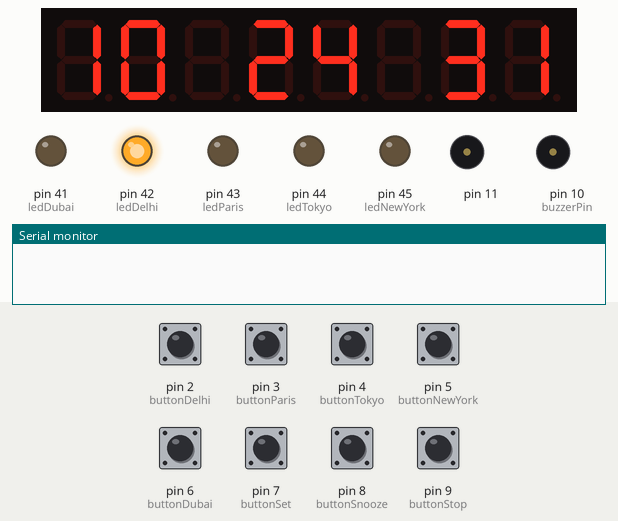
This sketch was run on a simulated Arduino Mega 2560, built with avr-gcc and run on an emulated ATmega2560. Parts: 8-digit seven-segment display, output pins drawn as LEDs (lit = HIGH), buzzer (waves = sounding, pin HIGH), the last lines printed to the serial monitor. Dashed ring = blinking. The inputs (shaded band) are chosen by the test bench; at power-on: pin 2 (buttonDelhi), pin 3 (buttonParis), pin 4 (buttonTokyo), pin 5 (buttonNewYork), pin 6 (buttonDubai), pin 7 (buttonSet), pin 8 (buttonSnooze), pin 9 (buttonStop) LOW. The local clock reads 2024-03-15 10:24:30 at power-on unless the sketch sets it.

Above: at 1.8 s.
1.9 s: pin 3 (buttonParis) pulled HIGH for 0.6 s
At 2.8 s:
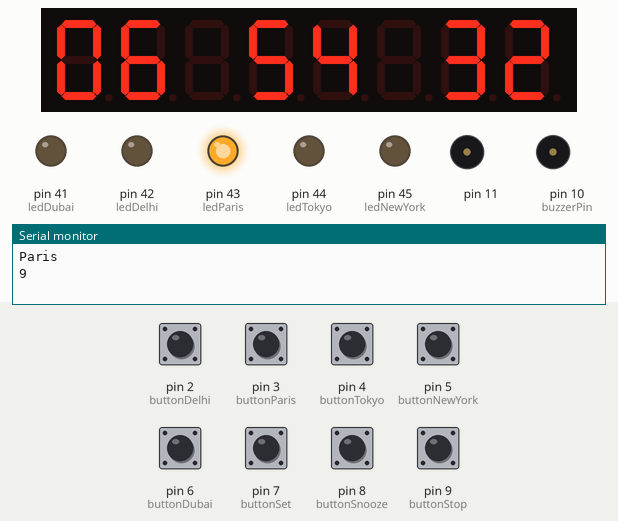
5.5 s: pin 8 (buttonSnooze) pulled HIGH for 0.6 s
At 6.91 s:
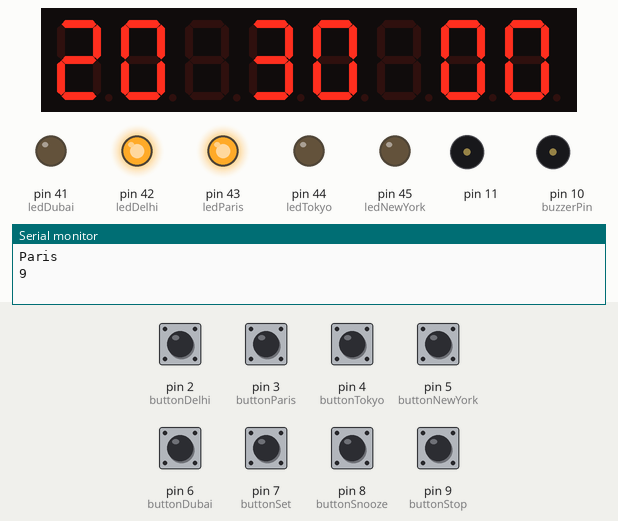
9.0 s: pin 2 (buttonDelhi) pulled HIGH for 0.6 s
At 10.45 s:
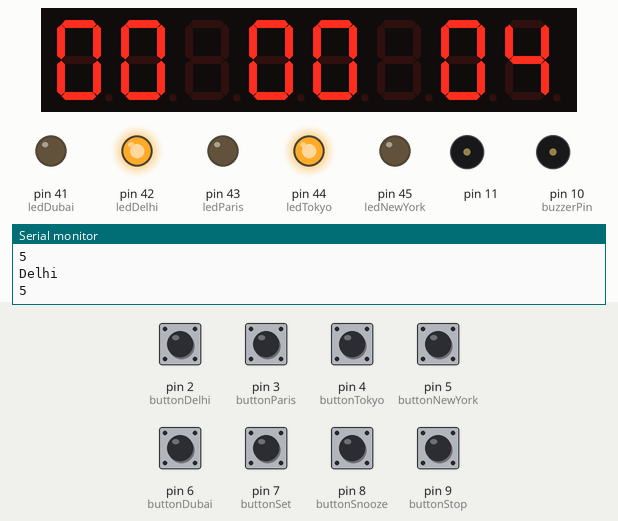
11.7 s: pin 5 (buttonNewYork) pulled HIGH for 0.6 s
At 12.46 s:
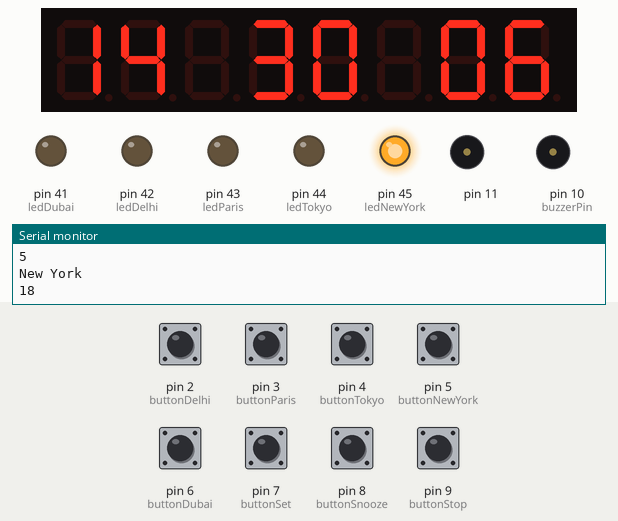
14.3 s: pin 6 (buttonDubai) pulled HIGH for 0.6 s
At 17.26 s:
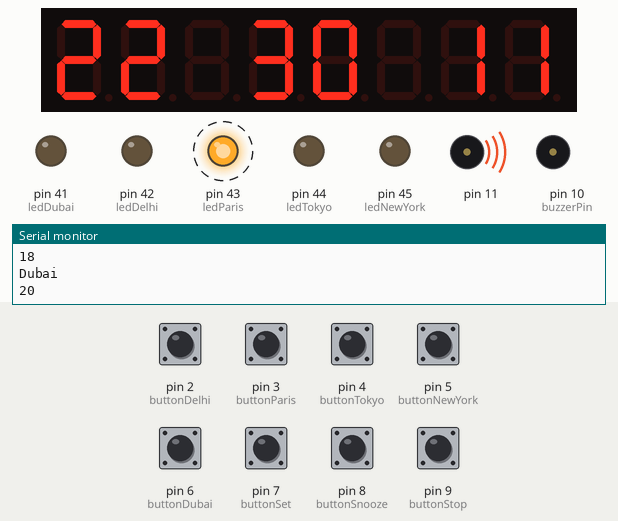
17.3 s: pin 4 (buttonTokyo) pulled HIGH for 1 s
At 19.02 s:
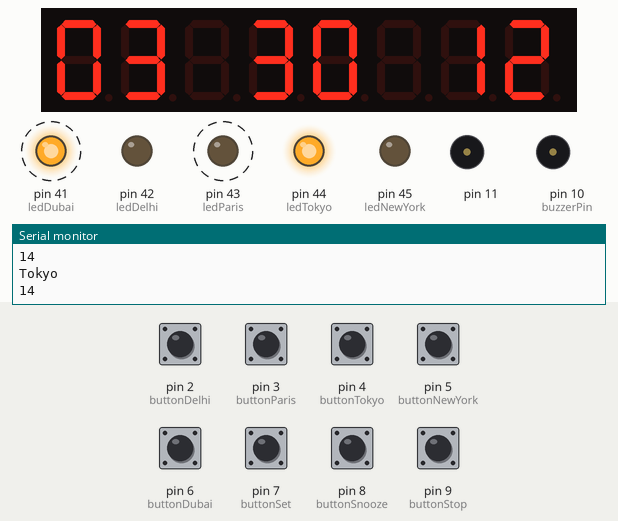
Timing chart, 0 to 22.3 s (numbered marks = the images above; inputs shaded):
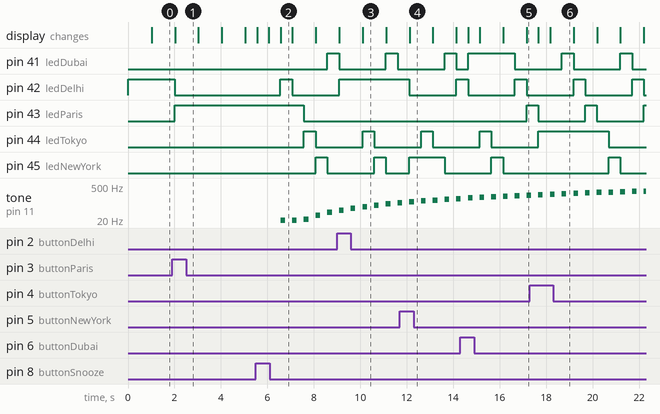

Measured:
- after the input at 1.9 s, pin 42 (ledDelhi): HIGH → LOW after 0.12 s; pin 43 (ledParis): LOW → HIGH after 0.12 s
- after the input at 5.5 s, pin 41 (ledDubai): LOW → HIGH after 3.1 s; pin 42 (ledDelhi): LOW → HIGH after 1.1 s, → LOW 0.50 s later; pin 43 (ledParis): HIGH → LOW after 2.1 s; pin 44 (ledTokyo): LOW → HIGH after 2.1 s, → LOW 0.50 s later; pin 45 (ledNewYork): LOW → HIGH after 2.6 s, → LOW 0.50 s later
- after the input at 9.0 s, pin 42 (ledDelhi): goes on until 9.1 s, then stays HIGH; pin 43 (ledParis): stays LOW (without the input it goes to HIGH after 0.59 s)
- after the input at 11.7 s, pin 43 (ledParis): stays LOW (without the input it goes to HIGH after 0.42 s)
- what the display in image 2 shows lasts 0.5 s, from 6.6 s to 7.1 s
- what the display in image 3 shows lasts 1.0 s, from 10.1 s to 11.1 s

The sketch:

Arduino_Based_World_Clock.ino
```cpp
#include <Wire.h>
#include <RTClib.h>
#include <LedControl.h>
//-----------------------------------------------------------------------------------------------------------pin no.s
// Constants for button pins
const int buttonDelhi = 2;
const int buttonParis = 3;
const int buttonTokyo = 4;
const int buttonNewYork = 5;
const int buttonDubai = 6;
const int buttonSet = 7;
const int buttonSnooze = 8;
const int buttonStop = 9;

// Constants for LED pins corresponding to city buttons
const int ledDelhi = 42;
const int ledParis = 43;
const int ledTokyo = 44;
const int ledNewYork = 45;
const int ledDubai = 41;

// Constants for 7-segment display using MAX7219
const int MAX7219_CLK = 52;
const int MAX7219_CS = 53;
const int MAX7219_DIN = 51;
const int NUM_DISPLAYS = 1; // Number of MAX7219 modules used
LedControl lc = LedControl(MAX7219_DIN, MAX7219_CLK, MAX7219_CS, NUM_DISPLAYS);

// Constants for buzzer pin
const int buzzerPin = 10;
//-----------------------------------------------------------------------------------------------------------------
// Variables for clock and alarm
RTC_DS3231 rtc;
DateTime currentTime;
DateTime alarmTime;
DateTime temp;
bool set_mode = false;
bool status = true;

struct times{
  int hour = 0;
  int minute = 0;
  int second = 0;
};
times curr;


int extrahr = 0;
int extramin = 0;
int category = 0;
bool blink = true;
bool alarmactive = false;
bool resmod = false;
int tin = 1;
int alarm_curr = 0;
int thanos = ledDelhi;

void setup() {
  // Initialize Serial Monitor
  Serial.begin(9600);
  rtc.begin();
  // Initialize RTC
  if (!rtc.begin()) {
    Serial.println("Couldn't find RTC");
    while (1);
  }


  // Initialize MAX7219 Display
  lc.shutdown(0, false);
  lc.setIntensity(0, 8);
  lc.clearDisplay(0);

  // Initialize button and LED pins
  pinMode(buttonDelhi, INPUT);
  pinMode(buttonParis, INPUT);
  pinMode(buttonTokyo, INPUT);
  pinMode(buttonNewYork, INPUT);
  pinMode(buttonDubai, INPUT);
  pinMode(buttonSet, INPUT);
  pinMode(buttonSnooze, INPUT);
  pinMode(buttonStop, INPUT);
  pinMode(ledDelhi, OUTPUT);
  pinMode(ledParis, OUTPUT);
  pinMode(ledTokyo, OUTPUT);
  pinMode(ledNewYork, OUTPUT);
  pinMode(ledDubai, OUTPUT);

  // Initialize buzzer pin
  pinMode(buzzerPin, OUTPUT);
}

void loop() {
  // Read current time from RTC
  currentTime = rtc.now();
  // Check if alarm is active and trigger if time matches

  if (currentTime.hour() == alarmTime.hour() && currentTime.minute() == alarmTime.minute()) {
    alarmactive = true;
    activateAlarm();
  }
  else{
    alarmactive = false;
  }
  if(!alarmactive){
    for(int i = 41; i <=45; i++){
      if(i==thanos && status)digitalWrite(i, HIGH);
      else digitalWrite(i, LOW);
    }
  }
  // Check city buttons and update display accordingly
  updateCityButtons();

  // Check other buttons (set, snooze, stop)
  checkOtherButtons();

  // Update time on the display
  updateTimeDisplay(currentTime.hour(), currentTime.minute(), currentTime.second());

  // Delay to update display and button states
  delay(500);
}

void updateCityButtons() {
  if (digitalRead(buttonDelhi) == HIGH) {
    if(resmod){
      if(category == 0){
        curr.hour += 1;
        if(curr.hour == 24)curr.hour=0;
      }
      if(category == 1){
        curr.minute+=1;
        if(curr.minute == 60)curr.minute=0;
      }
      if(category == 2){
        curr.second+=1;
        if(curr.second == 60)curr.second=0;
      }
      return;
    }
    if(set_mode){
      if(category == 0){
        if(alarmTime.hour() == 23){
          alarmTime = DateTime(alarmTime.year(),alarmTime.month(),alarmTime.day(),0,alarmTime.minute(),alarmTime.second());
        }
        else{
          alarmTime = DateTime(alarmTime.year(),alarmTime.month(),alarmTime.day(),alarmTime.hour()+1,alarmTime.minute(),alarmTime.second());
        }
      }
      if(category == 1){
        if(alarmTime.minute() == 59){
          alarmTime = DateTime(alarmTime.year(),alarmTime.month(),alarmTime.day(),alarmTime.hour(),0,alarmTime.second());
        }
        else{
          alarmTime = DateTime(alarmTime.year(),alarmTime.month(),alarmTime.day(),alarmTime.hour(),alarmTime.minute()+1,alarmTime.second());
        }
      }
      if(category == 2){
        if(alarmTime.second() == 59){
          alarmTime = DateTime(alarmTime.year(),alarmTime.month(),alarmTime.day(),alarmTime.hour(),alarmTime.minute(),0);
        }
        else{
          alarmTime = DateTime(alarmTime.year(),alarmTime.month(),alarmTime.day(),alarmTime.hour(),alarmTime.minute(),alarmTime.second()+1);
        }
      }
      return;
    }
    extrahr=0;
    extramin=0;
    thanos = ledDelhi;
    displayCityTime("Delhi", 5, 30); // Set the city's time (e.g., Delhi's time)
    updateLED(ledDelhi);
  }
  else if (digitalRead(buttonParis) == HIGH) {
    if(resmod){
      if(category == 0){
        curr.hour -= 1;
        if(curr.hour == -1)curr.hour=23;
      }
      if(category == 1){
        curr.minute-=1;
        if(curr.minute == -1)curr.minute=59;
      }
      if(category == 2){
        curr.second-=1;
        if(curr.second == -1)curr.second=59;
      }
      return;
    }
    if(set_mode){
      if(category == 0){
        if(alarmTime.hour() == 0){
          alarmTime = DateTime(alarmTime.year(),alarmTime.month(),alarmTime.day(),23,alarmTime.minute(),alarmTime.second());
        }
        else{
          alarmTime = DateTime(alarmTime.year(),alarmTime.month(),alarmTime.day(),alarmTime.hour()-1,alarmTime.minute(),alarmTime.second());
        }
      }
      if(category == 1){
        if(alarmTime.minute() == 0){
          alarmTime = DateTime(alarmTime.year(),alarmTime.month(),alarmTime.day(),alarmTime.hour(),59,alarmTime.second());
        }
        else{
          alarmTime = DateTime(alarmTime.year(),alarmTime.month(),alarmTime.day(),alarmTime.hour(),alarmTime.minute()-1,alarmTime.second());
        }
      }
      if(category == 2){
        if(alarmTime.second() == 0){
          alarmTime = DateTime(alarmTime.year(),alarmTime.month(),alarmTime.day(),alarmTime.hour(),alarmTime.minute(),59);
        }
        else{
          alarmTime = DateTime(alarmTime.year(),alarmTime.month(),alarmTime.day(),alarmTime.hour(),alarmTime.minute(),alarmTime.second()-1);
        }
      }
      return;
    }
    extrahr=-3;
    extramin=-30;
    displayCityTime("Paris", 9, 45); // Set the city's time (e.g., Paris's time)
    thanos = ledParis;
    updateLED(ledParis);
  }
  else if (digitalRead(buttonTokyo) == HIGH) {
    if(set_mode || resmod){
      category+=1;
      if(category==3){
        category = 0;
      }
      return;
    }
    extrahr=3;
    extramin=30;
    displayCityTime("Tokyo", 14, 20); // Set the city's time (e.g., Tokyo's time)
    thanos = ledTokyo;
    updateLED(ledTokyo);
  }
  else if (digitalRead(buttonNewYork) == HIGH) {
    if(set_mode || resmod){
      category-=1;
      if(category==-1){
        category = 2;
      }
      return;
    }
    extrahr=-9;
    extramin=-30;
    displayCityTime("New York", 18, 10); // Set the city's time (e.g., New York's time)
    thanos = ledNewYork;
    updateLED(ledNewYork);
  }
  else if (digitalRead(buttonDubai) == HIGH) {
    extrahr=-1;
    extramin=-30;
    displayCityTime("Dubai", 20, 0); // Set the city's time (e.g., Dubai's time)
    thanos = ledDubai;
    updateLED(ledDubai);
  }
}

void updateTimeDisplay(int hour, int minute, int sec) {
  lc.clearDisplay(0); // Clear the display
  if (!status){
    return;
  }
  if(set_mode){
    resmod = false;
    hour = alarmTime.hour();
    minute = alarmTime.minute();
    sec = alarmTime.second();
  }
  if(resmod){
    hour = curr.hour;
    minute = curr.minute;
    sec = curr.second;
  }
  blink = !blink;
  if (minute + extramin >=60){
    hour+=1;
  }
  if (minute + extramin < 0)
  {
    hour-=1;
  }
  minute+=extramin;
  hour+=extrahr;
  if(minute < 0){
    minute+=60;
  }
  if(hour < 0){
    hour+=24;
  }
  hour = hour%24;
  minute = minute%60;

  lc.setDigit(0, 7, hour / 10, false); // Display hour (tens place)
  lc.setDigit(0, 6, hour % 10, false); // Display hour (ones place)
  lc.setDigit(0, 4, minute / 10, false); // Display minute (tens place)
  lc.setDigit(0, 3, minute % 10, false); // Display minute (ones place)
  lc.setDigit(0, 1, sec / 10, false); // Display minute (tens place)
  lc.setDigit(0, 0, sec % 10, false); // Display minute (ones place)
  if((set_mode || resmod) && blink){
    lc.clearDisplay(0);
    if(category == 0){
      lc.setDigit(0, 4, minute / 10, false); // Display minute (tens place)
      lc.setDigit(0, 3, minute % 10, false); // Display minute (ones place)
      lc.setDigit(0, 1, sec / 10, false); // Display minute (tens place)
      lc.setDigit(0, 0, sec % 10, false);
    }
    if(category == 1){
      lc.setDigit(0, 7, hour / 10, false); // Display minute (tens place)
      lc.setDigit(0, 6, hour % 10, false); // Display minute (ones place)
      lc.setDigit(0, 1, sec / 10, false); // Display minute (tens place)
      lc.setDigit(0, 0, sec % 10, false);
    }
    if(category == 2){
      lc.setDigit(0, 4, minute / 10, false); // Display minute (tens place)
      lc.setDigit(0, 3, minute % 10, false); // Display minute (ones place)
      lc.setDigit(0, 7, hour / 10, false); // Display minute (tens place)
      lc.setDigit(0, 6, hour % 10, false);
    }
  }

}

void displayCityTime(String city, int hour, int minute) {
  Serial.println(city);
  Serial.println(hour);
}

void updateLED(int ledPin) {
  digitalWrite(ledDelhi, LOW);
  digitalWrite(ledParis, LOW);
  digitalWrite(ledTokyo, LOW);
  digitalWrite(ledNewYork, LOW);
  digitalWrite(ledDubai, LOW);
  digitalWrite(ledPin, HIGH);
}

void checkOtherButtons() {
  if (digitalRead(buttonSet) == HIGH) {
    set_mode = !set_mode;
  }

  if (digitalRead(buttonSnooze) == HIGH) {
    // Code to snooze alarm (delay by 5 minutes)
    if(!alarmactive){
      if(resmod){
        rtc.adjust(DateTime(currentTime.year(),currentTime.month(),currentTime.day(),curr.hour,curr.minute,curr.second));
      }
      resmod = !resmod;
      return;
    }
    int k = alarmTime.hour();
    int m = alarmTime.minute();
    m+=5;
    if(m>=60){
      k+=1;
    }
    alarmTime = DateTime(alarmTime.year(),alarmTime.month(),alarmTime.day(),k%24,m%60,alarmTime.second());
  }

  if (digitalRead(buttonStop) == HIGH) {
    // Code to stop the alarm
    if(!alarmactive){
      if(resmod){
        resmod=false;
        return;
      }
      status=!status;
      return;
    }
    alarmTime = DateTime(alarmTime.year(),alarmTime.month(),alarmTime.day(),0,0,0);

  }
}

void activateAlarm() {
  digitalWrite(alarm_curr%5 + 41, LOW);
  alarm_curr+=1;
  digitalWrite(alarm_curr%5 + 41, HIGH);
  tone(11,tin%3000,200);
  tin+=10;
}

void stopAlarm() {

}
```
